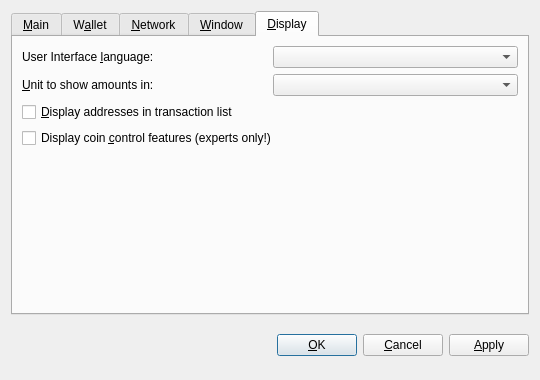
<?xml version="1.0" encoding="UTF-8"?>
<ui version="4.0">
 <class>OptionsDialog</class>
 <widget class="QDialog" name="OptionsDialog">
  <property name="geometry">
   <rect>
    <x>0</x>
    <y>0</y>
    <width>540</width>
    <height>380</height>
   </rect>
  </property>
  <property name="windowTitle">
   <string>Options</string>
  </property>
  <property name="modal">
   <bool>true</bool>
  </property>
  <layout class="QVBoxLayout" name="verticalLayout">
   <item>
    <widget class="QTabWidget" name="tabWidget">
     <property name="tabPosition">
      <enum>QTabWidget::North</enum>
     </property>
     <property name="currentIndex">
      <number>4</number>
     </property>
     <widget class="QWidget" name="tabMain">
      <attribute name="title">
       <string>&amp;Main</string>
      </attribute>
      <layout class="QVBoxLayout" name="verticalLayout_Main">
       <item>
        <widget class="QCheckBox" name="bitcoinAtStartup">
         <property name="toolTip">
          <string>Automatically start Coolcash after logging in to the system.</string>
         </property>
         <property name="text">
          <string>&amp;Start Coolcash on system login</string>
         </property>
        </widget>
       </item>
       <item>
        <spacer name="verticalSpacer_Main">
         <property name="orientation">
          <enum>Qt::Vertical</enum>
         </property>
         <property name="sizeHint" stdset="0">
          <size>
           <width>20</width>
           <height>40</height>
          </size>
         </property>
        </spacer>
       </item>
       <item>
        <layout class="QHBoxLayout" name="horizontalLayout_2_Main">
         <item>
          <spacer name="horizontalSpacer_2_Main">
           <property name="orientation">
            <enum>Qt::Horizontal</enum>
           </property>
           <property name="sizeHint" stdset="0">
            <size>
             <width>40</width>
             <height>20</height>
            </size>
           </property>
          </spacer>
         </item>
         <item>
          <widget class="QPushButton" name="resetButton">
           <property name="toolTip">
            <string>Reset all client options to default.</string>
           </property>
           <property name="text">
            <string>&amp;Reset Options</string>
           </property>
           <property name="autoDefault">
            <bool>false</bool>
           </property>
          </widget>
         </item>
        </layout>
       </item>
      </layout>
     </widget>
     <widget class="QWidget" name="tabWallet">
      <attribute name="title">
       <string>W&amp;allet</string>
      </attribute>
      <layout class="QVBoxLayout" name="verticalLayout_Network">
       <item>
        <widget class="QLabel" name="transactionFeeInfoLabel">
         <property name="text">
          <string>Optional transaction fee per kB that helps make sure your transactions are processed quickly. Most transactions are 1 kB.</string>
         </property>
         <property name="textFormat">
          <enum>Qt::PlainText</enum>
         </property>
         <property name="wordWrap">
          <bool>true</bool>
         </property>
        </widget>
       </item>
       <item>
        <layout class="QHBoxLayout" name="horizontalLayout_1_Main">
         <item>
          <widget class="QLabel" name="transactionFeeLabel">
           <property name="text">
            <string>Pay transaction &amp;fee</string>
           </property>
           <property name="textFormat">
            <enum>Qt::PlainText</enum>
           </property>
           <property name="buddy">
            <cstring>transactionFee</cstring>
           </property>
          </widget>
         </item>
         <item>
          <widget class="BitcoinAmountField" name="transactionFee"/>
         </item>
         <item>
          <spacer name="horizontalSpacer_1_Main">
           <property name="orientation">
            <enum>Qt::Horizontal</enum>
           </property>
           <property name="sizeHint" stdset="0">
            <size>
             <width>40</width>
             <height>20</height>
            </size>
           </property>
          </spacer>
         </item>
        </layout>
       </item>
       <item>
        <widget class="QLabel" name="label">
         <property name="text">
          <string>If you disable the spending of unconfirmed change, the change from a transaction cannot be used until that transaction has at least one confirmation. This also affects how your balance is computed.</string>
         </property>
         <property name="wordWrap">
          <bool>true</bool>
         </property>
        </widget>
       </item>
       <item>
        <widget class="QCheckBox" name="spendZeroConfChange">
         <property name="text">
          <string>Spend unconfirmed change  (experts only)</string>
         </property>
        </widget>
       </item>
       <item>
        <spacer name="verticalSpacer">
         <property name="orientation">
          <enum>Qt::Vertical</enum>
         </property>
         <property name="sizeHint" stdset="0">
          <size>
           <width>20</width>
           <height>40</height>
          </size>
         </property>
        </spacer>
       </item>
      </layout>
     </widget>
     <widget class="QWidget" name="tabNetwork">
      <attribute name="title">
       <string>&amp;Network</string>
      </attribute>
      <layout class="QVBoxLayout" name="verticalLayout_Network">
       <item>
        <widget class="QCheckBox" name="mapPortUpnp">
         <property name="toolTip">
          <string>Automatically open the Coolcash client port on the router. This only works when your router supports UPnP and it is enabled.</string>
         </property>
         <property name="text">
          <string>Map port using &amp;UPnP</string>
         </property>
        </widget>
       </item>
       <item>
        <widget class="QCheckBox" name="connectSocks">
         <property name="toolTip">
          <string>Connect to the Coolcash network through a SOCKS proxy (e.g. when connecting through Tor).</string>
         </property>
         <property name="text">
          <string>&amp;Connect through SOCKS proxy:</string>
         </property>
        </widget>
       </item>
       <item>
        <layout class="QHBoxLayout" name="horizontalLayout_Network">
         <item>
          <widget class="QLabel" name="proxyIpLabel">
           <property name="text">
            <string>Proxy &amp;IP:</string>
           </property>
           <property name="textFormat">
            <enum>Qt::PlainText</enum>
           </property>
           <property name="buddy">
            <cstring>proxyIp</cstring>
           </property>
          </widget>
         </item>
         <item>
          <widget class="QValidatedLineEdit" name="proxyIp">
           <property name="maximumSize">
            <size>
             <width>140</width>
             <height>16777215</height>
            </size>
           </property>
           <property name="toolTip">
            <string>IP address of the proxy (e.g. 127.0.0.1)</string>
           </property>
          </widget>
         </item>
         <item>
          <widget class="QLabel" name="proxyPortLabel">
           <property name="text">
            <string>&amp;Port:</string>
           </property>
           <property name="textFormat">
            <enum>Qt::PlainText</enum>
           </property>
           <property name="buddy">
            <cstring>proxyPort</cstring>
           </property>
          </widget>
         </item>
         <item>
          <widget class="QLineEdit" name="proxyPort">
           <property name="maximumSize">
            <size>
             <width>55</width>
             <height>16777215</height>
            </size>
           </property>
           <property name="toolTip">
            <string>Port of the proxy (e.g. 9050)</string>
           </property>
          </widget>
         </item>
         <item>
          <widget class="QLabel" name="socksVersionLabel">
           <property name="text">
            <string>SOCKS &amp;Version:</string>
           </property>
           <property name="textFormat">
            <enum>Qt::PlainText</enum>
           </property>
           <property name="buddy">
            <cstring>socksVersion</cstring>
           </property>
          </widget>
         </item>
         <item>
          <widget class="QValueComboBox" name="socksVersion">
           <property name="toolTip">
            <string>SOCKS version of the proxy (e.g. 5)</string>
           </property>
          </widget>
         </item>
         <item>
          <spacer name="horizontalSpacer_Network">
           <property name="orientation">
            <enum>Qt::Horizontal</enum>
           </property>
           <property name="sizeHint" stdset="0">
            <size>
             <width>40</width>
             <height>20</height>
            </size>
           </property>
          </spacer>
         </item>
        </layout>
       </item>
       <item>
        <spacer name="verticalSpacer_Network">
         <property name="orientation">
          <enum>Qt::Vertical</enum>
         </property>
         <property name="sizeHint" stdset="0">
          <size>
           <width>20</width>
           <height>40</height>
          </size>
         </property>
        </spacer>
       </item>
      </layout>
     </widget>
     <widget class="QWidget" name="tabWindow">
      <attribute name="title">
       <string>&amp;Window</string>
      </attribute>
      <layout class="QVBoxLayout" name="verticalLayout_Window">
       <item>
        <widget class="QCheckBox" name="minimizeToTray">
         <property name="toolTip">
          <string>Show only a tray icon after minimizing the window.</string>
         </property>
         <property name="text">
          <string>&amp;Minimize to the tray instead of the taskbar</string>
         </property>
        </widget>
       </item>
       <item>
        <widget class="QCheckBox" name="minimizeOnClose">
         <property name="toolTip">
          <string>Minimize instead of exit the application when the window is closed. When this option is enabled, the application will be closed only after selecting Quit in the menu.</string>
         </property>
         <property name="text">
          <string>M&amp;inimize on close</string>
         </property>
        </widget>
       </item>
       <item>
        <spacer name="verticalSpacer_Window">
         <property name="orientation">
          <enum>Qt::Vertical</enum>
         </property>
         <property name="sizeHint" stdset="0">
          <size>
           <width>20</width>
           <height>40</height>
          </size>
         </property>
        </spacer>
       </item>
      </layout>
     </widget>
     <widget class="QWidget" name="tabDisplay">
      <attribute name="title">
       <string>&amp;Display</string>
      </attribute>
      <layout class="QVBoxLayout" name="verticalLayout_Display">
       <item>
        <layout class="QHBoxLayout" name="horizontalLayout_1_Display">
         <item>
          <widget class="QLabel" name="langLabel">
           <property name="text">
            <string>User Interface &amp;language:</string>
           </property>
           <property name="textFormat">
            <enum>Qt::PlainText</enum>
           </property>
           <property name="buddy">
            <cstring>lang</cstring>
           </property>
          </widget>
         </item>
         <item>
          <widget class="QValueComboBox" name="lang">
           <property name="toolTip">
            <string>The user interface language can be set here. This setting will take effect after restarting Coolcash.</string>
           </property>
          </widget>
         </item>
        </layout>
       </item>
       <item>
        <layout class="QHBoxLayout" name="horizontalLayout_2_Display">
         <item>
          <widget class="QLabel" name="unitLabel">
           <property name="text">
            <string>&amp;Unit to show amounts in:</string>
           </property>
           <property name="textFormat">
            <enum>Qt::PlainText</enum>
           </property>
           <property name="buddy">
            <cstring>unit</cstring>
           </property>
          </widget>
         </item>
         <item>
          <widget class="QValueComboBox" name="unit">
           <property name="toolTip">
            <string>Choose the default subdivision unit to show in the interface and when sending coins.</string>
           </property>
          </widget>
         </item>
        </layout>
       </item>
       <item>
        <widget class="QCheckBox" name="displayAddresses">
         <property name="toolTip">
          <string>Whether to show Coolcash addresses in the transaction list or not.</string>
         </property>
         <property name="text">
          <string>&amp;Display addresses in transaction list</string>
         </property>
        </widget>
       </item>
       <item>
        <widget class="QCheckBox" name="coinControlFeatures">
         <property name="toolTip">
          <string>Whether to show coin control features or not.</string>
         </property>
         <property name="text">
          <string>Display coin &amp;control features (experts only!)</string>
         </property>
        </widget>
       </item>
       <item>
        <spacer name="verticalSpacer_Display">
         <property name="orientation">
          <enum>Qt::Vertical</enum>
         </property>
         <property name="sizeHint" stdset="0">
          <size>
           <width>20</width>
           <height>40</height>
          </size>
         </property>
        </spacer>
       </item>
      </layout>
     </widget>
    </widget>
   </item>
   <item>
    <layout class="QHBoxLayout" name="horizontalLayout_Buttons">
     <item>
      <spacer name="horizontalSpacer_1">
       <property name="orientation">
        <enum>Qt::Horizontal</enum>
       </property>
       <property name="sizeHint" stdset="0">
        <size>
         <width>40</width>
         <height>48</height>
        </size>
       </property>
      </spacer>
     </item>
     <item>
      <widget class="QLabel" name="statusLabel">
       <property name="font">
        <font>
         <weight>75</weight>
         <bold>true</bold>
        </font>
       </property>
       <property name="text">
        <string/>
       </property>
       <property name="textFormat">
        <enum>Qt::PlainText</enum>
       </property>
       <property name="wordWrap">
        <bool>true</bool>
       </property>
      </widget>
     </item>
     <item>
      <spacer name="horizontalSpacer_2">
       <property name="orientation">
        <enum>Qt::Horizontal</enum>
       </property>
       <property name="sizeHint" stdset="0">
        <size>
         <width>40</width>
         <height>48</height>
        </size>
       </property>
      </spacer>
     </item>
     <item>
      <widget class="QPushButton" name="okButton">
       <property name="text">
        <string>&amp;OK</string>
       </property>
      </widget>
     </item>
     <item>
      <widget class="QPushButton" name="cancelButton">
       <property name="text">
        <string>&amp;Cancel</string>
       </property>
       <property name="autoDefault">
        <bool>false</bool>
       </property>
      </widget>
     </item>
     <item>
      <widget class="QPushButton" name="applyButton">
       <property name="text">
        <string>&amp;Apply</string>
       </property>
       <property name="autoDefault">
        <bool>false</bool>
       </property>
      </widget>
     </item>
    </layout>
   </item>
  </layout>
 </widget>
 <customwidgets>
  <customwidget>
   <class>BitcoinAmountField</class>
   <extends>QSpinBox</extends>
   <header>bitcoinamountfield.h</header>
  </customwidget>
  <customwidget>
   <class>QValueComboBox</class>
   <extends>QComboBox</extends>
   <header>qvaluecombobox.h</header>
  </customwidget>
  <customwidget>
   <class>QValidatedLineEdit</class>
   <extends>QLineEdit</extends>
   <header>qvalidatedlineedit.h</header>
  </customwidget>
 </customwidgets>
 <resources/>
 <connections/>
</ui>
